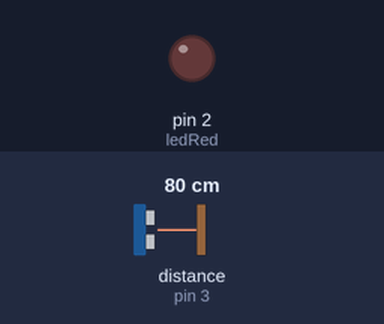
A sketch run on a simulated Arduino Uno, built with avr-gcc and run on an emulated ATmega328P. Shown: output pins drawn as LEDs (lit = HIGH). Wiring (inferred from the names in the program): ultrasonic range finder: trigger pin 4; echo pin 3. Dashed ring = blinking. The test bench sets the inputs (shaded band); at power-on: distance to the obstacle (sensor on pin 3) 80 cm. The echo pulse lasts 58.3 µs per cm; pins used as bus, display or sensor lines are not drawn.

Above: at 2.2 s.
2.3 s: distance to the obstacle (sensor on pin 3) set to 53 cm
3.8 s: distance to the obstacle (sensor on pin 3) set to 46 cm
At 4.54 s:
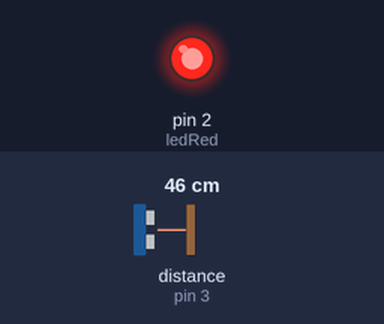
6.8 s: distance to the obstacle (sensor on pin 3) set to 13 cm
At 7.06 s:
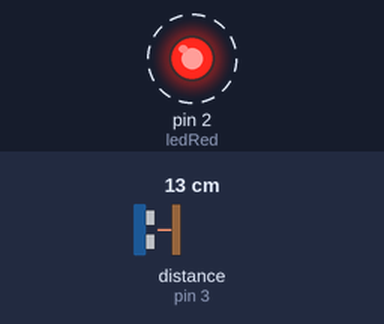
9.8 s: distance to the obstacle (sensor on pin 3) set to 10 cm
At 10.8 s:
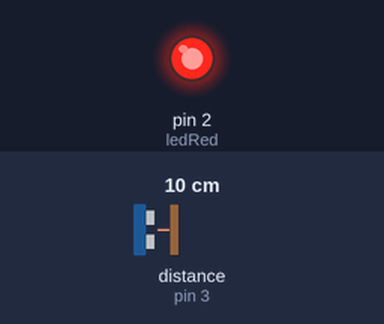
11.3 s: distance to the obstacle (sensor on pin 3) set to 18 cm
At 11.52 s:
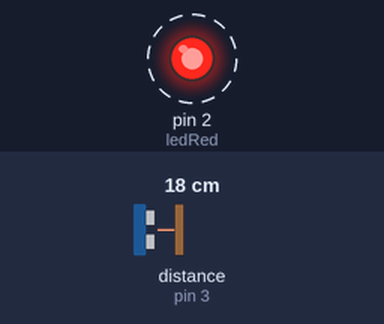
Timing chart, 0 to 15.3 s (numbered marks = the images above; inputs shaded):
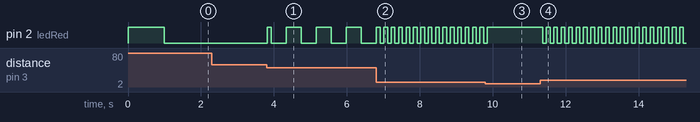

The sketch:

Sensor_prox_cochera.ino
```cpp
//Sensor de reversa para cochera - 07/09/20

#define dcomienzo 300
#define dalta 150
#define dmedia 70
#define dcorta 35
#define dparo 15


#define Trigger 4   //Pin digital 4 para el Trigger del sensor
#define Echo 3      //Pin digital 3 para el Echo del sensor
#define ledRed 2
#define ledGreen 1
#define buzzer 0

unsigned long tiempo; //tiempo que demora en llegar el eco
unsigned long distancia; //distancia en centimetros

int interval = 350;
unsigned long previousMillis;

short segundos,modulo,conteo;

void setup() {
  Serial.begin(115200);//iniciailzamos la comunicación
  OSCCAL +=40;
  pinMode(Trigger, OUTPUT); //pin como salida
  pinMode(Echo, INPUT);  //pin como entrada
  pinMode(ledRed, OUTPUT);
  pinMode(buzzer, OUTPUT);
  pinMode(ledGreen, OUTPUT);

  digitalWrite(Trigger, LOW);//Inicializamos el pin con 0
  digitalWrite(ledRed, HIGH);
  delay(1000);
  digitalWrite(ledRed, LOW);
}

void loop()
{

  unsigned long currentMillis = millis();
  if ((unsigned long)(currentMillis - previousMillis) >= interval) //ciclo principal
  {
    previousMillis = millis();
    segundos++;
    modulo=segundos%2;
    if(segundos>=600)
    segundos=0;

    if(interval==100 && conteo<=100 && distancia<=dparo){
      conteo++;
    }
  }
  digitalWrite(Trigger, HIGH);
  delayMicroseconds(10);          //Enviamos un pulso de 10us
  digitalWrite(Trigger, LOW);

  tiempo = pulseIn(Echo, HIGH, 10000000); //obtenemos el ancho del pulso
  distancia = tiempo/40;             //escalamos el tiempo a una distancia en cm


  if(distancia>=dcomienzo){
    digitalWrite(ledGreen, LOW);
    digitalWrite(ledRed, LOW);
    digitalWrite(buzzer, LOW);
  }

  else if(distancia>=dcomienzo && distancia >= dalta){
    digitalWrite(ledGreen, HIGH);
    digitalWrite(ledRed, LOW);
    digitalWrite(buzzer, LOW);
  }


  else if(distancia<dalta && distancia>=dmedia){    //Distancia alta
    if(modulo==1)
      digitalWrite(ledGreen, HIGH);

    else
      digitalWrite(ledGreen, LOW);

    digitalWrite(ledRed, LOW);
    digitalWrite(buzzer, LOW);
  }


  else if(distancia<dmedia && distancia>=dcorta){   //Distancia media
    interval=350;
    if(modulo==1){
      digitalWrite(buzzer, LOW);
      digitalWrite(ledRed, HIGH);
    }

    else{
      digitalWrite(ledRed, LOW);
      digitalWrite(buzzer, HIGH);
    }

    digitalWrite(ledGreen, LOW);
  }

  else if(distancia<dcorta && distancia>dparo){  //Distancia corta
    interval=100;
    conteo=0;
    if(modulo==1){
      digitalWrite(buzzer, LOW);
      digitalWrite(ledRed, HIGH);
    }

    else{
      digitalWrite(buzzer, HIGH);
      digitalWrite(ledRed, LOW);
    }

    digitalWrite(ledGreen, LOW);
  }


  else if(distancia<=dparo){    //Distancia de paro

    if(conteo<=70){
      digitalWrite(buzzer, HIGH);
      digitalWrite(ledRed, HIGH);
    digitalWrite(ledGreen, HIGH);
    }
    else{
      digitalWrite(buzzer, LOW);
      digitalWrite(ledRed, LOW);
    digitalWrite(ledGreen, LOW);
    }
  }


  delay(100);         //Hacemos una pausa de 100ms
}
```

Measured:
- the behaviour switches between 49 and 48 cm on distance to the obstacle (sensor on pin 3) (found by bisection; images 0 and 1)
- the behaviour switches between 12 and 11 cm on distance to the obstacle (sensor on pin 3) (found by bisection; images 2 and 3)
- after the input at 2.3 s, every drawn part: stays the same
- after the input at 3.8 s, pin 2 (ledRed): LOW → HIGH at once, then repeats every 0.83 s: LOW 0.41 s, HIGH 0.41 s
- after the input at 6.8 s, pin 2 (ledRed): alternates HIGH for 0.10 s and LOW for 0.10 s, starting after 0.11 s
- after the input at 9.8 s, pin 2 (ledRed): goes on until 9.9 s, then stays HIGH
- after the input at 11.3 s, pin 2 (ledRed): alternates HIGH for 0.10 s and LOW for 0.10 s, starting after 0.07 s
